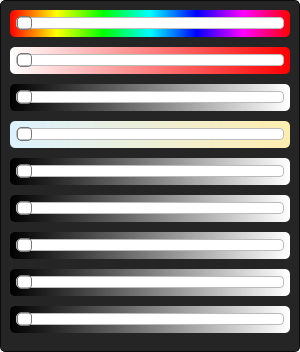
<?xml version="1.0" encoding="UTF-8"?>
<ui version="4.0">
 <class>DeviceColorWidget</class>
 <widget class="QWidget" name="DeviceColorWidget">
  <property name="geometry">
   <rect>
    <x>0</x>
    <y>0</y>
    <width>300</width>
    <height>352</height>
   </rect>
  </property>
  <property name="sizePolicy">
   <sizepolicy hsizetype="Preferred" vsizetype="Preferred">
    <horstretch>0</horstretch>
    <verstretch>0</verstretch>
   </sizepolicy>
  </property>
  <property name="maximumSize">
   <size>
    <width>16777215</width>
    <height>352</height>
   </size>
  </property>
  <property name="windowTitle">
   <string>Form</string>
  </property>
  <property name="styleSheet">
   <string notr="true">#centralWidget {
	background-color: #252525;
	border: 1px Solid #0C0C0C;
	border-radius: 5px;
}

#hue {
	background-color: qlineargradient(spread:pad, x1:0, y1:0, x2:1, y2:0, stop:0 rgba(255, 0, 0, 255), stop:0.166 rgba(255, 255, 0, 255), stop:0.333 rgba(0, 255, 0, 255), stop:0.5 rgba(0, 255, 255, 255), stop:0.666 rgba(0, 0, 255, 255), stop:0.833 rgba(255, 0, 255, 255), stop:1 rgba(255, 0, 0, 255));
}

#brightness,  #channel1,  #channel2,  #channel3,  #channel4,  #channel5 {
	background-color: qlineargradient(spread:pad, x1:0, y1:0, x2:1, y2:0, stop:0 rgba(0, 0, 0, 255), stop:1 rgba(255, 255, 255, 255));
}

#saturation {
	background-color: qlineargradient(spread:pad, x1:0, y1:0, x2:1, y2:0, stop:0 rgba(255, 255, 255, 255), stop:1 rgba(255, 0, 0, 255));
}

#colorTemp {
	
	background-color: qlineargradient(spread:pad, x1:0, y1:0, x2:1, y2:0, stop:0 rgba(220, 242, 255, 255), stop:0.995074 rgba(255, 237, 175, 255));
}

QSlider {
	border: none;
	border-radius: 5px;
	padding: 6px;
}

QSlider::groove:horizontal {
border: 1px solid #bbb;
background: white;
height: 10px;
border-radius: 4px;
}

QSlider::handle:horizontal {
background: qlineargradient(x1:0, y1:0, x2:1, y2:1,
    stop:0 #eee, stop:1 #ccc);
border: 1px solid #777;
width: 13px;
margin-top: -2px;
margin-bottom: -2px;
border-radius: 4px;
}</string>
  </property>
  <layout class="QVBoxLayout" name="verticalLayout">
   <property name="spacing">
    <number>0</number>
   </property>
   <property name="leftMargin">
    <number>0</number>
   </property>
   <property name="topMargin">
    <number>0</number>
   </property>
   <property name="rightMargin">
    <number>0</number>
   </property>
   <property name="bottomMargin">
    <number>0</number>
   </property>
   <item>
    <widget class="QWidget" name="centralWidget" native="true">
     <layout class="QVBoxLayout" name="verticalLayout_2">
      <property name="spacing">
       <number>10</number>
      </property>
      <property name="leftMargin">
       <number>10</number>
      </property>
      <property name="topMargin">
       <number>10</number>
      </property>
      <property name="rightMargin">
       <number>10</number>
      </property>
      <property name="bottomMargin">
       <number>10</number>
      </property>
      <item>
       <widget class="QSlider" name="hue">
        <property name="minimum">
         <number>1</number>
        </property>
        <property name="maximum">
         <number>359</number>
        </property>
        <property name="orientation">
         <enum>Qt::Horizontal</enum>
        </property>
       </widget>
      </item>
      <item>
       <widget class="QSlider" name="saturation">
        <property name="maximum">
         <number>255</number>
        </property>
        <property name="orientation">
         <enum>Qt::Horizontal</enum>
        </property>
       </widget>
      </item>
      <item>
       <widget class="QSlider" name="brightness">
        <property name="maximum">
         <number>255</number>
        </property>
        <property name="orientation">
         <enum>Qt::Horizontal</enum>
        </property>
       </widget>
      </item>
      <item>
       <widget class="QSlider" name="colorTemp">
        <property name="minimum">
         <number>153</number>
        </property>
        <property name="maximum">
         <number>500</number>
        </property>
        <property name="orientation">
         <enum>Qt::Horizontal</enum>
        </property>
       </widget>
      </item>
      <item>
       <widget class="QSlider" name="channel1">
        <property name="maximum">
         <number>255</number>
        </property>
        <property name="orientation">
         <enum>Qt::Horizontal</enum>
        </property>
       </widget>
      </item>
      <item>
       <widget class="QSlider" name="channel2">
        <property name="maximum">
         <number>255</number>
        </property>
        <property name="orientation">
         <enum>Qt::Horizontal</enum>
        </property>
       </widget>
      </item>
      <item>
       <widget class="QSlider" name="channel3">
        <property name="maximum">
         <number>255</number>
        </property>
        <property name="orientation">
         <enum>Qt::Horizontal</enum>
        </property>
       </widget>
      </item>
      <item>
       <widget class="QSlider" name="channel4">
        <property name="maximum">
         <number>255</number>
        </property>
        <property name="orientation">
         <enum>Qt::Horizontal</enum>
        </property>
       </widget>
      </item>
      <item>
       <widget class="QSlider" name="channel5">
        <property name="maximum">
         <number>255</number>
        </property>
        <property name="orientation">
         <enum>Qt::Horizontal</enum>
        </property>
       </widget>
      </item>
     </layout>
    </widget>
   </item>
  </layout>
 </widget>
 <resources/>
 <connections/>
</ui>
